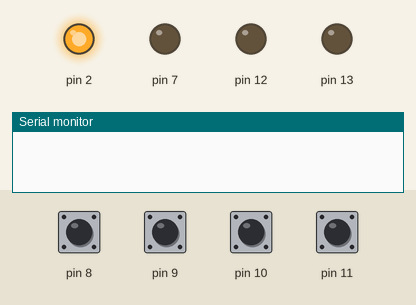
This sketch was run on a simulated Arduino Uno, built with avr-gcc and run on an emulated ATmega328P. Parts: output pins drawn as LEDs (lit = HIGH), the last lines printed to the serial monitor. The inputs (shaded band) are chosen by the test bench; at power-on: pin 8–11 HIGH.

Above: at 1.2 s.
1.3 s: pin 8 pulled LOW for 1 s
At 1.7 s:
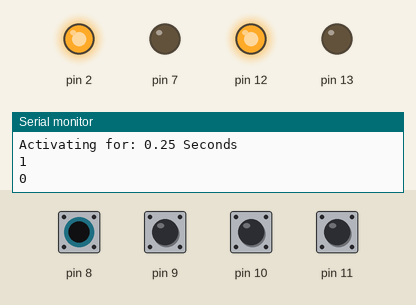
3.8 s: pin 9 pulled LOW for 0.15 s
At 3.92 s:
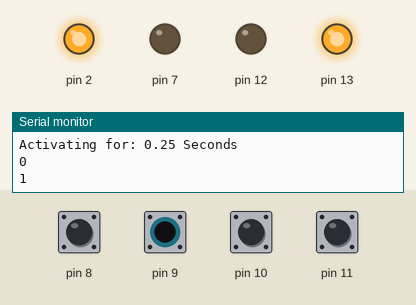
Timing chart, 0 to 6.8 s (numbered marks = the images above; inputs shaded):
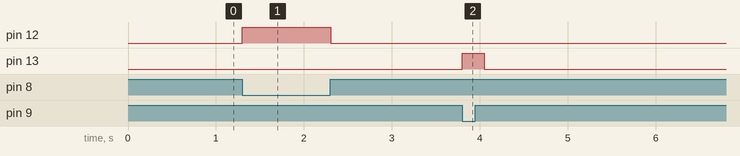

The sketch:

micros_Lab2.ino
```cpp
int temp = 250;
bool plus, minus, mot, light;
bool once = true;

void setup() {
  Serial.begin(9600);
  pinMode(7, OUTPUT);
  pinMode(13, OUTPUT);
  pinMode(12, OUTPUT);
  pinMode(2, OUTPUT);
  digitalWrite(2, HIGH);

  pinMode(8, INPUT_PULLUP);
  pinMode(9, INPUT_PULLUP);
  pinMode(10, INPUT_PULLUP);
  pinMode(11, INPUT_PULLUP);
}

void loop() {
  plus  = !digitalRead(11);
  minus = !digitalRead(10);
  mot   = !digitalRead(8);
  light = !digitalRead(9);
  if ((plus != minus) and (once)) {
    tempor(plus);
    once = false;
  }
  if ((once == false) and (plus == minus) and (plus == 0)) {
    once = true;
    delay(100);
  }
  if (light != mot) {
    Serial.print("Activating for: ");
    Serial.print(temp / 1000.00);
    Serial.println(" Seconds");
    digitalWrite(12, mot);
    digitalWrite(13, light);
    Serial.println(mot);
    Serial.println(light);
    delay(temp);
    digitalWrite(12, 0);
    digitalWrite(13, 0);
  }
}

void tempor (bool posi) {
  if (posi) {
    temp += 250;
  } else {
    temp -= 250;
  }
  if (temp < 250) {
    temp = 250;
  }
  if (temp > 10000) {
    temp = 10000;
  }
  Serial.println(temp);
}
```

Measured:
- after the input at 1.3 s, pin 12: LOW → HIGH at once, → LOW 1.0 s later
- after the input at 3.8 s, pin 13: LOW → HIGH at once, → LOW 0.25 s later
